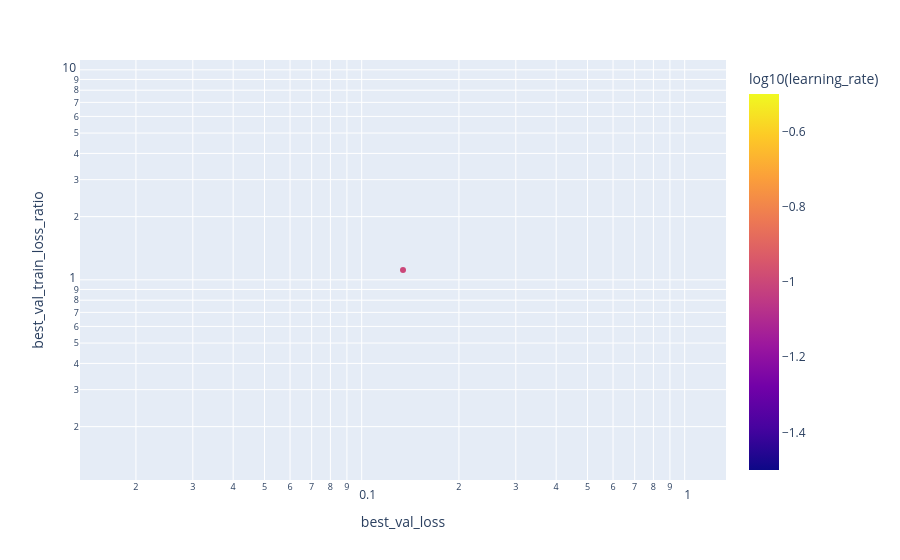

Notebook cell for this chart:
### Code cell
px.scatter(
    table,
    x="best_val_loss",
    y="best_val_train_loss_ratio",
    hover_name="version",
    log_x=True,
    log_y=True,
    color="log10(learning_rate)",
).show()

### Figure 1 — Plotly figure (JSON) as saved in the notebook; plotly's stock layout.template omitted (floating-point values rounded to 4 significant figures)
{"data": [{"hovertemplate": "<b>%{hovertext}</b><br><br>best_val_loss=%{x}<br>best_val_train_loss_ratio=%{y}<br>log10(learning_rate)=%{marker.color}<extra></extra>", "hovertext": ["2026-03-04-19-39-39-JCjMEuLN", "2026-03-04-19-26-59-DQJPQUgp"], "legendgroup": "", "marker": {"color": [-1.0, -1.0], "coloraxis": "coloraxis", "symbol": "circle"}, "mode": "markers", "name": "", "orientation": "v", "showlegend": false, "type": "scatter", "x": [0.1342, NaN], "xaxis": "x", "y": [1.114, NaN], "yaxis": "y"}], "layout": {"coloraxis": {"colorbar": {"title": {"text": "log10(learning_rate)"}}, "colorscale": [[0, "#0d0887"], [0.1111, "#46039f"], [0.2222, "#7201a8"], [0.3333, "#9c179e"], [0.4444, "#bd3786"], [0.5556, "#d8576b"], [0.6667, "#ed7953"], [0.7778, "#fb9f3a"], [0.8889, "#fdca26"], [1, "#f0f921"]]}, "legend": {"tracegroupgap": 0}, "margin": {"t": 60}, "xaxis": {"anchor": "y", "domain": [0, 1], "title": {"text": "best_val_loss"}, "type": "log"}, "yaxis": {"anchor": "x", "domain": [0, 1], "title": {"text": "best_val_train_loss_ratio"}, "type": "log"}}}
